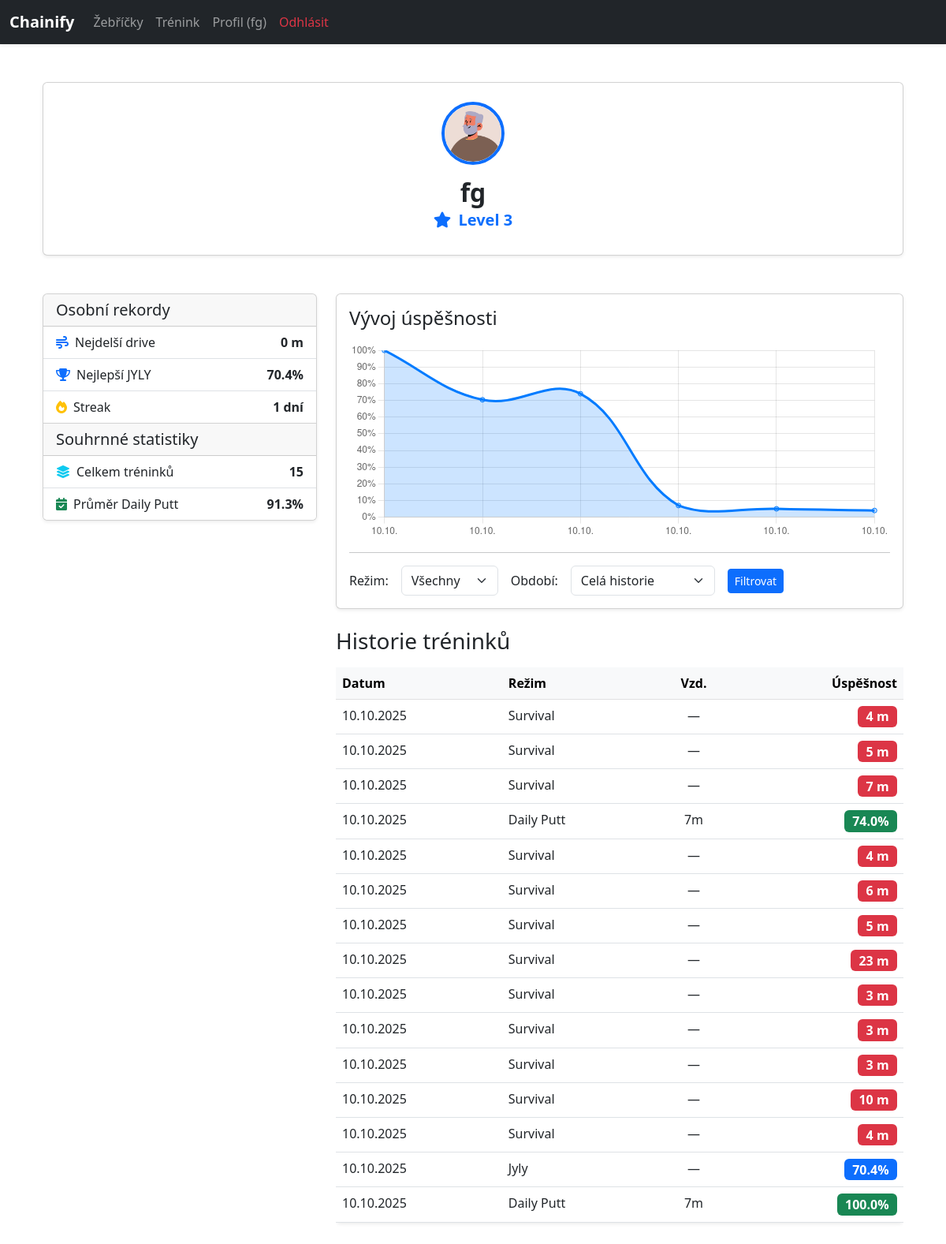
The app's page /user/fg (signed in) with its own data.
### models.py (models this page shows, shortened)
class User(db.Model, UserMixin):
    id = db.Column(db.Integer, primary_key=True)
    username = db.Column(db.String(150), unique=True, nullable=False)
    email = db.Column(db.String(150), unique=True, nullable=False)
    password = db.Column(db.String(256), nullable=False)
    profile_image_url = db.Column(db.String(255), nullable=True)
    current_streak = db.Column(db.Integer, default=0)
    last_training_date = db.Column(db.Date, nullable=True)
    putt_sessions = db.relationship('PuttSession', backref='user')
    drives = db.relationship('Drive', backref='user')

class PuttSession(db.Model):
    id = db.Column(db.Integer, primary_key=True)
    date = db.Column(db.DateTime, nullable=False, default=datetime.utcnow)
    mode = db.Column(db.String(50), nullable=False)
    score = db.Column(db.Integer, nullable=False)
    accuracy = db.Column(db.Float, nullable=True)
    successful_putts = db.Column(db.Integer, nullable=True)
    total_putts = db.Column(db.Integer, nullable=True)
    distance = db.Column(db.Integer, nullable=True)
    user_id = db.Column(db.Integer, db.ForeignKey('user.id'), nullable=False)

### app.py (the view)
@app.route('/user/<username>')
@login_required
def user_profile(username):
    user = User.query.filter_by(username=username).first_or_404()
    mode_filter = request.args.get('mode_filter', '')
    period_filter = request.args.get('period_filter', 'all')
    page = request.args.get('page', 1, type=int)
    SESSIONS_PER_PAGE = 15
    base_query = PuttSession.query.filter_by(user_id=user.id)
    total_sessions = base_query.count()
    best_jyly_accuracy = db.session.query(func.max(PuttSession.accuracy)).filter(
        PuttSession.user_id == user.id,
        PuttSession.mode == 'jyly'
    ).scalar() or 0.0
    daily_putt_stats = db.session.query(
        func.sum(PuttSession.successful_putts), func.sum(PuttSession.total_putts)
    ).filter(
        PuttSession.user_id == user.id,
        PuttSession.mode == 'daily_putt'
    ).first()
    avg_daily_putt_accuracy = 0.0
    if daily_putt_stats and daily_putt_stats[1]:
        avg_daily_putt_accuracy = (daily_putt_stats[0] / daily_putt_stats[1]) * 100
    longest_drive = db.session.query(func.max(Drive.distance)).filter(
        Drive.user_id == user.id
    ).scalar() or 0.0
    best_survival_score = db.session.query(func.max(PuttSession.score)).filter(
        PuttSession.user_id == user.id, # V profile() zde bude current_user.id
        PuttSession.mode == 'survival'
    ).scalar() or 0
    user_stats = {
        'total_sessions': total_sessions,
        'best_jyly_accuracy': best_jyly_accuracy,
        'avg_daily_putt_accuracy': avg_daily_putt_accuracy,
        'streak': user.current_streak, # V profile() zde bude current_user.current_streak
        'longest_drive': longest_drive,
        'best_survival_score': best_survival_score # <-- Přidáno
    }
    level_info = calculate_level_info_exponential(total_sessions)
    query = base_query
    if mode_filter:
        query = query.filter(PuttSession.mode == mode_filter)
    start_date = None
    if period_filter == '7':
        start_date = datetime.now() - timedelta(days=7)
    elif period_filter == '30':
        start_date = datetime.now() - timedelta(days=30)
    if start_date:
        query = query.filter(PuttSession.date >= start_date)
    pagination = query.order_by(desc(PuttSession.date)).paginate(
        page=page, per_page=SESSIONS_PER_PAGE, error_out=False
    )
    putt_sessions = pagination.items
    all_filtered_sessions = query.order_by(PuttSession.date).all()
    sessions_with_accuracy = [s for s in all_filtered_sessions if s.accuracy is not None]
    chart_labels = [session.date.strftime('%d.%m.') for session in sessions_with_accuracy]
    chart_scores = [session.accuracy for session in sessions_with_accuracy]
    chart_data = {'labels': chart_labels, 'scores': chart_scores}
    return render_template(
        'user_profile.html',
        user=user,
        putt_sessions=putt_sessions,
        pagination=pagination,
        chart_data=chart_data,
        user_stats=user_stats,
        level_info=level_info,
        selected_mode=mode_filter,
        selected_period=period_filter
    )

### app.py (called while the page is built)
@login_manager.user_loader
def load_user(user_id):
    return User.query.get(int(user_id))

### templates/user_profile.html (shortened to what this page needs)
{% extends "base.html" %}
{% block content %}
<div class="container my-5">
    <div class="card shadow-sm mb-5">
    <div class="card-body text-center p-4">
        <img src="{{ user.profile_image_url or url_for('static', filename='images/avatar/male/12.png') }}" alt="Avatar uživatele {{ user.username }}" class="rounded-circle mb-3 mx-auto d-block" style="width: 80px; height: 80px; object-fit: cover; border: 4px solid var(--bs-primary);">
        <h1 class="h2 fw-bold mb-1">{{ user.username }}</h1>
        <p class="h5 text-primary fw-semibold">
            <i class="fa-solid fa-star me-1"></i> Level {{ level_info.level }}
        </p>
    </div>
</div>
    <div class="row g-4">
        <div class="col-lg-4">
            <div class="card shadow-sm position-sticky" style="top: 1.5rem;">
                <div class="card-header h5">Osobní rekordy</div>
                <ul class="list-group list-group-flush">
                    <li class="list-group-item d-flex justify-content-between align-items-center">
                        <div><i class="fa-solid fa-wind text-primary me-2"></i>Nejdelší drive</div>
                        <span class="fw-bold">{{ user_stats.longest_drive|int }} m</span>
                    </li>
                    <li class="list-group-item d-flex justify-content-between align-items-center">
                        <div><i class="fa-solid fa-trophy text-primary me-2"></i>Nejlepší JYLY</div>
                        <span class="fw-bold">{{ "%.1f"|format(user_stats.best_jyly_accuracy) }}%</span>
                    </li>
                     <li class="list-group-item d-flex justify-content-between align-items-center">
                        <div><i class="fa-solid fa-fire text-warning me-2"></i>Streak</div>
                        <span class="fw-bold">{{ user_stats.streak }} dní</span>
                    </li>
                </ul>
                <div class="card-header h5">Souhrnné statistiky</div>
                 <ul class="list-group list-group-flush">
                    <li class="list-group-item d-flex justify-content-between align-items-center">
                        <div><i class="fa-solid fa-layer-group text-info me-2"></i>Celkem tréninků</div>
                        <span class="fw-bold">{{ user_stats.total_sessions }}</span>
                    </li>
                    <li class="list-group-item d-flex justify-content-between align-items-center">
                        <div><i class="fa-solid fa-calendar-check text-success me-2"></i>Průměr Daily Putt</div>
                        <span class="fw-bold">{{ "%.1f"|format(user_stats.avg_daily_putt_accuracy) }}%</span>
                    </li>
                </ul>
            </div>
        </div>
        <div class="col-lg-8">
            <div class="card shadow-sm mb-4">
                <div class="card-body">
                    <h4 class="card-title mb-3">Vývoj úspěšnosti</h4>
                    <div style="height: 250px;"><canvas id="scoreTrendChart"></canvas></div>
                    <hr>
                    <form method="GET" action="{{ url_for('user_profile', username=user.username) }}" class="d-flex flex-wrap align-items-center gap-3">
                        <label for="mode_filter" class="form-label mb-0">Režim:</label>
                        <select name="mode_filter" id="mode_filter" class="form-select w-auto">
                            <option value="">Všechny</option>
                        </select>
                        <label for="period_filter" class="form-label mb-0">Období:</label>
                        <select name="period_filter" id="period_filter" class="form-select w-auto">
                            <option value="all" {% if selected_period == 'all' %}selected{% endif %}>Celá historie</option>
                        </select>
                        <button type="submit" class="btn btn-sm btn-primary">Filtrovat</button>
                    </form>
                </div>
            </div>
            <h3 class="mb-3">Historie tréninků</h3>
            {% if putt_sessions %}
                <div class="table-responsive">
                    <table class="table table-hover bg-white rounded shadow-sm">
                        <thead class="table-light">
                            <tr>
                                <th scope="col">Datum</th>
                                <th scope="col">Režim</th>
                                <th scope="col" class="text-center">Vzd.</th>
                                <th scope="col" class="text-end">Úspěšnost</th>
                            </tr>
                        </thead>
                        <tbody>
                            {% for session in putt_sessions %}
                            <tr>
                                <td>{{ session.date.strftime('%d.%m.%Y') }}</td>
                                <td>{{ session.mode.replace('_', ' ')|title }}</td>
                                <td class="text-center">
                                    {% if session.mode == 'daily_putt' and session.distance %}
                                        {{ session.distance }}m
                                    {% else %}
                                        —
                                    {% endif %}
                                </td>
                                <td class="text-end">
                                    {% if session.mode == 'jyly' %}
                                        {% set badge_color = 'bg-primary' %}
                                    {% elif session.mode == 'daily_putt' %}
                                        {% set badge_color = 'bg-success' %}
                                    {% elif session.mode == 'survival' %}
                                        {% set badge_color = 'bg-danger' %}
                                    {% else %}
                                        {% set badge_color = 'bg-secondary' %}
                                    {% endif %}
                                    <span class="badge {{ badge_color }} fs-6">
                                        {% if session.mode == 'survival' %}
                                            {{ session.score|int }} m
                                        {% elif session.accuracy is not none %}
                                            {{ "%.1f"|format(session.accuracy) }}%
                                        {% else %}
                                            {{ session.score }}
                                        {% endif %}
                                    </span>
                                </td>
                            </tr>
                            {% endfor %}
                        </tbody>
                    </table>
                </div>
            {% else %}
                <div class="alert alert-info">Tento uživatel zatím nemá žádné záznamy o puttování.</div>
            {% endif %}
        </div>
    </div>
</div>
<script>
    document.addEventListener('DOMContentLoaded', function() {
        const chartDataRaw = '{{ chart_data | tojson | safe }}';
        if (!chartDataRaw || JSON.parse(chartDataRaw).labels.length === 0) { return; }
        const chartData = JSON.parse(chartDataRaw);
        const ctx = document.getElementById('scoreTrendChart');
        if (!ctx) { return; }
        new Chart(ctx, {
            type: 'line',
            data: { labels: chartData.labels, datasets: [{
                label: 'Úspěšnost', data: chartData.scores,
                borderColor: 'rgba(0, 123, 255, 1)', backgroundColor: 'rgba(0, 123, 255, 0.2)',
                fill: true, tension: 0.4
            }] },
            options: {
                responsive: true, maintainAspectRatio: false,
                scales: { y: { beginAtZero: true, max: 100, ticks: { callback: function(value) { return value + '%'; } } } },
                plugins: {
                    legend: { display: false },
                    tooltip: { callbacks: { label: function(context) { let label = context.dataset.label || ''; if (label) { label += ': '; } if (context.parsed.y !== null) { label += context.parsed.y.toFixed(1) + '%'; } return label; } } }
                }
            }
        });
    });
</script>
{% endblock %}

### templates/base.html (shortened to what this page needs)
<!DOCTYPE html>
<html lang="en">
<head>
    <link href="https://cdn.jsdelivr.net/npm/bootstrap@5.3.0/dist/css/bootstrap.min.css" rel="stylesheet">
    <link rel="stylesheet" href="https://cdnjs.cloudflare.com/ajax/libs/font-awesome/6.5.2/css/all.min.css">
</head>
<body>
<nav class="navbar navbar-expand-lg navbar-dark bg-dark shadow-sm">
  <div class="container-fluid">
    <a class="navbar-brand fw-bold" href="{{ url_for('index') }}">Chainify</a>
    <div class="collapse navbar-collapse" id="navbarNav">
      <ul class="navbar-nav">
            {% if current_user.is_authenticated %}
              <li class="nav-item">
                <a class="nav-link" href="{{ url_for('leaderboard') }}">Žebříčky</a>
              </li>
            {% endif %}
        </ul>
      <ul class="navbar-nav">
        {% if current_user.is_authenticated %}
          <li class="nav-item">
            <a class="nav-link" href="{{ url_for('training') }}">Trénink</a>
          </li>
          <li class="nav-item">
            <a class="nav-link" href="{{ url_for('profile') }}">Profil ({{ current_user.username }})</a>
          </li>
          <li class="nav-item">
            <a class="nav-link text-danger" href="{{ url_for('logout') }}">Odhlásit</a>
          </li>
        {% endif %}
      </ul>
    </div>
  </div>
</nav>
<div class="container mt-4">
    {% block content %}{% endblock %}
</div>
</body>
</html>

### records on screen
User: username "fg", profile_image_url (picture)
PuttSession: date "10.10.2025", mode.replace "Survival", score "4"
PuttSession: date "10.10.2025", mode.replace "Survival", score "5"
PuttSession: date "10.10.2025", mode.replace "Survival", score "7"
PuttSession: date "10.10.2025", mode.replace "Daily Putt", distance "7", accuracy "74.0"
PuttSession: date "10.10.2025", mode.replace "Survival", score "4"
PuttSession: date "10.10.2025", mode.replace "Survival", score "6"
PuttSession: date "10.10.2025", mode.replace "Survival", score "5"
PuttSession: date "10.10.2025", mode.replace "Survival", score "23"
PuttSession: date "10.10.2025", mode.replace "Survival", score "3"
PuttSession: date "10.10.2025", mode.replace "Survival", score "3"
PuttSession: date "10.10.2025", mode.replace "Survival", score "3"
PuttSession: date "10.10.2025", mode.replace "Survival", score "10"
PuttSession: date "10.10.2025", mode.replace "Survival", score "4"
PuttSession: date "10.10.2025", mode.replace "Jyly", accuracy "70.4"
PuttSession: date "10.10.2025", mode.replace "Daily Putt", distance "7", accuracy "100.0"

### other values on screen
{{ level_info.level }} "3"
{{ user_stats.longest_drive|int }} "0"
{{ "%.1f"|format(user_stats.best_jyly_accuracy) }} "70.4"
{{ user_stats.streak }} "1"
{{ user_stats.total_sessions }} "15"
{{ "%.1f"|format(user_stats.avg_daily_putt_accuracy) }} "91.3"
chart data {{ chart_data | tojson | safe }} {"labels": ["10.10.", "10.10.", "10.10.", "10.10.", "10.10.", "10.10."], "scores": [100.0, 70.39999999999999, 74.0, 7.0, 5.0, 4.0]}
